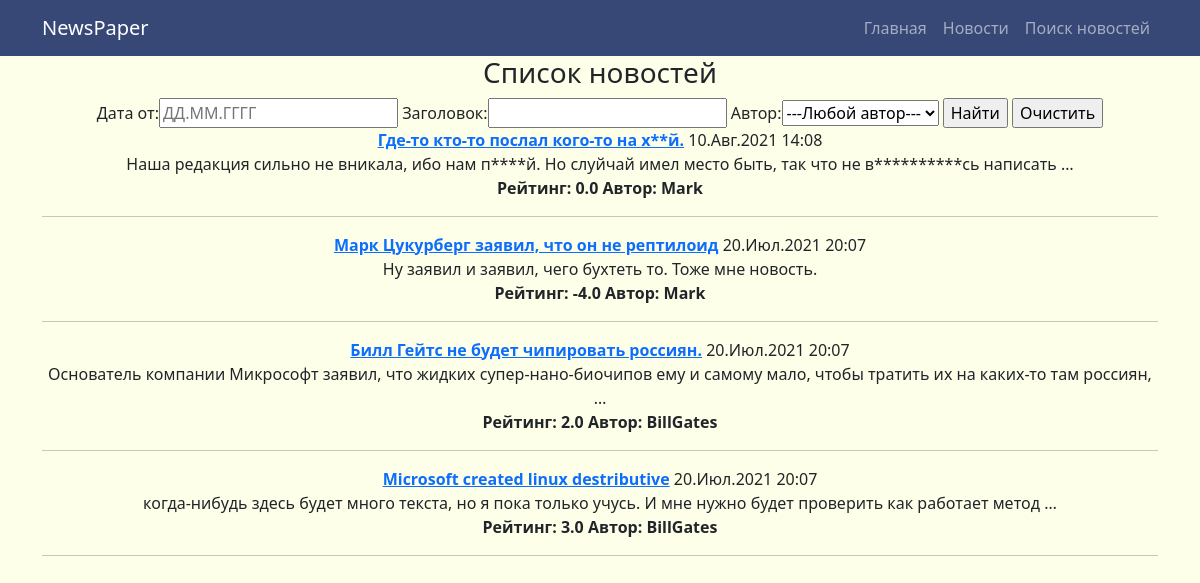
Page /news/search on the earlier database version.
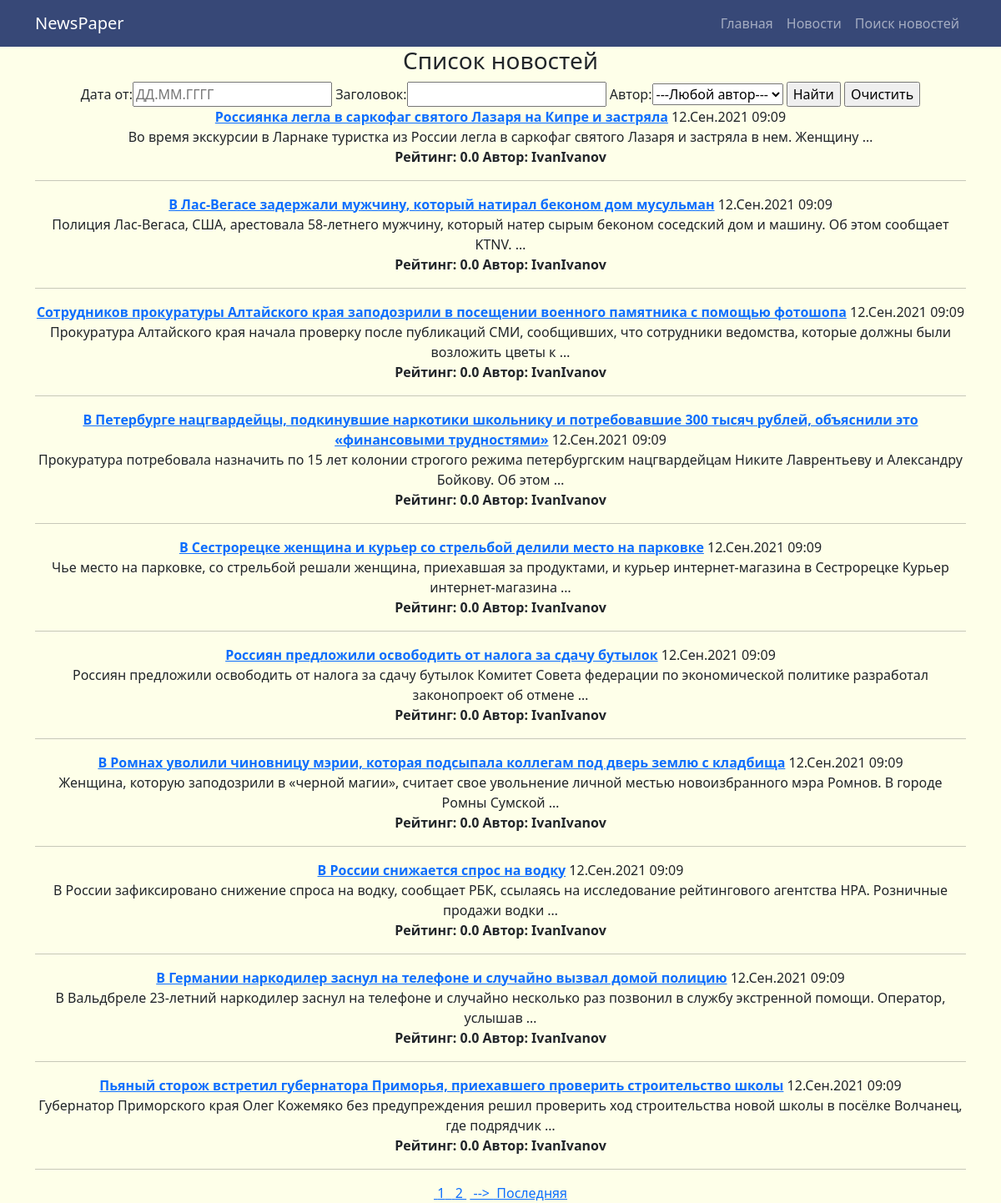
Same page on the later database version.
### news/models.py (models this page shows, shortened)
class Post(models.Model):
    post = "PS"
    news = "NW"
    TYPE = [
        (post, "Статья"),
        (news, "Новость"),
    ]
    author = models.ForeignKey(Author,
                               on_delete=models.CASCADE)
    type = models.CharField(max_length=2, choices=TYPE, default=post)
    create_time = models.DateTimeField(auto_now_add=True)
    category = models.ManyToManyField(Category, through="PostCategory")
    header = models.CharField(max_length=256,
                              default='Заголовок отсутвует')
    text = models.TextField(default='Текст отсутствует')
    rating = models.FloatField(default=0.0)

### accounts/models.py (models this page shows, shortened)
class Author(models.Model):
    user = models.OneToOneField(User,
                                on_delete=models.CASCADE)
    rating = models.FloatField(default=0.0)

### news/views.py (the view)
# urls.py: path('search', NewsListSearch.as_view())
class NewsListSearch(ListView):
    model = Post
    template_name = 'news_search.html'
    context_object_name = 'news_search'
    queryset = Post.objects.all().order_by('id').reverse()
    paginate_by = 10
    def get_filter(self):
        return NewsFilter(self.request.GET, queryset=super().get_queryset())
    def get_queryset(self):
        return self.get_filter().qs
    def get_context_data(self, *args, **kwargs):
        return {
            **super().get_context_data(*args, **kwargs),
            "time_now" : datetime.utcnow(),
            "filter" : self.get_filter()
        }

### news/templatetags/custom_filters.py (called while the page is built)
@register.filter(name='censor')
def censor(text):
    censor_text = ''
    for word in text.split()[:]:
        if word.strip(',.\'"').lower() in CENSOR_VOCABULARY:
             word = f'{word[0]}{re.sub("[a-zA-zа-яА-ЯёЁ]","*", word[1:-1])}{word[-2:]}'
        censor_text += f' {word}'
    return censor_text

@register.filter(name='update_page')
def update_page(full_path:str, page:int):
    try:
        params_list = full_path.split('?')[1].split('&')
        params = dict([tuple(str(param).split('=')) for param  in params_list])
        params.update({'page' : page})
        link = ''
        for key, value in params.items():
            link += (f"{key}={value}&")
        return link[:-1]
    except:
        return f"page={page}"

### templates/news_search.html (shortened to what this page needs)
{% extends 'flatpages/default.html' %}
{% load custom_filters %}
{% block content %}
    <h3>Список новостей</h3>
    <form method="GET">
        {{ filter.form }}
        <input type="submit" value="Найти">
        <a href='/news/search'> <input type="button" value="Очистить"> </a>
    </form>
    {% if news_search %}
        {% for news in news_search %}
            <b><a href={{news.id}}> {{ news.header|censor }}</a></b>
            {{ news.create_time|date:'d.M.Y  H:m' }} <br>
            {{ news.text|censor|truncatewords:18}} <br>
            <b>Рейтинг: {{news.rating}}  Автор: {{ news.author.user.username }} </b> <hr>
        {% endfor %}
    {% else %}
        <h3>По заданным фильтрам новостей не нашлось.</h3>
    {% endif %}
    {% if is_paginated %}
        {% for num in page_obj.paginator.page_range %}
            {% if page_obj.number == num %}
                <a class='paginator'> &nbsp{{ num }}&nbsp </a>
            {% elif num > page_obj.number|add:'-3' and num < page_obj.number|add:'3' %}
                <a class='paginator' href="?{{ request.get_full_path|update_page:num }}"> &nbsp{{ num }}&nbsp</a>
            {% endif %}
        {% endfor %}
        {% if page_obj.has_next %}
            <a class='paginator' href="?{{ request.get_full_path|update_page:page_obj.next_page_number }}">&nbsp--> </a>
            <a class='paginator' href="?{{ request.get_full_path|update_page:page_obj.paginator.num_pages }}">&nbspПоследняя</a>
        {% endif %}
    {% endif %}
{% endblock content %}

Differences in the rows shown:
no longer on this page (row unchanged): Post: header|censor "Где-то кто-то послал кого-то на х**й.", create_time "10.Авг.2021 14:08", text|censor "Наша редакция сильно не вникала, ибо нам п****й. Но слуйчай имел место быть, так что не в**********сь написать …", rating "0.0", author.user.username "Mark"
no longer on this page (row unchanged): Post: header|censor "Марк Цукурберг заявил, что он не рептилоид", create_time "20.Июл.2021 20:07", text|censor "Ну заявил и заявил, чего бухтеть то. Тоже мне новость.", rating "-4.0", author.user.username "Mark"
no longer on this page (row unchanged): Post: header|censor "Билл Гейтс не будет чипировать россиян.", create_time "20.Июл.2021 20:07", text|censor "Основатель компании Микрософт заявил, что жидких супер-нано-биочипов ему и самому мало, чтобы тратить их на каких-то там россиян, …", rating "2.0", author.user.username "BillGates"
no longer on this page (row unchanged): Post: header|censor "Microsoft created linux destributive", create_time "20.Июл.2021 20:07", text|censor "когда-нибудь здесь будет много текста, но я пока только учусь. И мне нужно будет проверить как работает метод …", rating "3.0", author.user.username "BillGates"
added Post: header|censor "Россиянка легла в саркофаг святого Лазаря на Кипре и застряла", create_time "12.Сен.2021 09:09", text|censor "Во время экскурсии в Ларнаке туристка из России легла в саркофаг святого Лазаря и застряла в нем. Женщину …", rating "0.0", author.user.username "IvanIvanov"
added Post: header|censor "В Лас-Вегасе задержали мужчину, который натирал беконом дом мусульман", create_time "12.Сен.2021 09:09", text|censor "Полиция Лас-Вегаса, США, арестовала 58-летнего мужчину, который натер сырым беконом соседский дом и машину. Об этом сообщает KTNV. …", rating "0.0", author.user.username "IvanIvanov"
added Post: header|censor "Сотрудников прокуратуры Алтайского края заподозрили в посещении военного памятника с помощью фотошопа", create_time "12.Сен.2021 09:09", text|censor "Прокуратура Алтайского края начала проверку после публикаций СМИ, сообщивших, что сотрудники ведомства, которые должны были возложить цветы к …", rating "0.0", author.user.username "IvanIvanov"
added Post: header|censor "В Петербурге нацгвардейцы, подкинувшие наркотики школьнику и потребовавшие 300 тысяч рублей, объяснили это «финансовыми трудностями»", create_time "12.Сен.2021 09:09", text|censor "Прокуратура потребовала назначить по 15 лет колонии строгого режима петербургским нацгвардейцам Никите Лаврентьеву и Александру Бойкову. Об этом …", rating "0.0", author.user.username "IvanIvanov"
added Post: header|censor "В Сестрорецке женщина и курьер со стрельбой делили место на парковке", create_time "12.Сен.2021 09:09", text|censor "Чье место на парковке, со стрельбой решали женщина, приехавшая за продуктами, и курьер интернет-магазина в Сестрорецке Курьер интернет-магазина …", rating "0.0", author.user.username "IvanIvanov"
added Post: header|censor "Россиян предложили освободить от налога за сдачу бутылок", create_time "12.Сен.2021 09:09", text|censor "Россиян предложили освободить от налога за сдачу бутылок Комитет Совета федерации по экономической политике разработал законопроект об отмене …", rating "0.0", author.user.username "IvanIvanov"
added Post: header|censor "В Ромнах уволили чиновницу мэрии, которая подсыпала коллегам под дверь землю с кладбища", create_time "12.Сен.2021 09:09", text|censor "Женщина, которую заподозрили в «черной магии», считает свое увольнение личной местью новоизбранного мэра Ромнов. В городе Ромны Сумской …", rating "0.0", author.user.username "IvanIvanov"
added Post: header|censor "В России снижается спрос на водку", create_time "12.Сен.2021 09:09", text|censor "В России зафиксировано снижение спроса на водку, сообщает РБК, ссылаясь на исследование рейтингового агентства НРА. Розничные продажи водки …", rating "0.0", author.user.username "IvanIvanov"
added Post: header|censor "В Германии наркодилер заснул на телефоне и случайно вызвал домой полицию", create_time "12.Сен.2021 09:09", text|censor "В Вальдбреле 23-летний наркодилер заснул на телефоне и случайно несколько раз позвонил в службу экстренной помощи. Оператор, услышав …", rating "0.0", author.user.username "IvanIvanov"
added Post: header|censor "Пьяный сторож встретил губернатора Приморья, приехавшего проверить строительство школы", create_time "12.Сен.2021 09:09", text|censor "Губернатор Приморского края Олег Кожемяко без предупреждения решил проверить ход строительства новой школы в посёлке Волчанец, где подрядчик …", rating "0.0", author.user.username "IvanIvanov"
Other differences:
new list line: "1"
new list line: "2"
text now shown: "--> Последняя"
